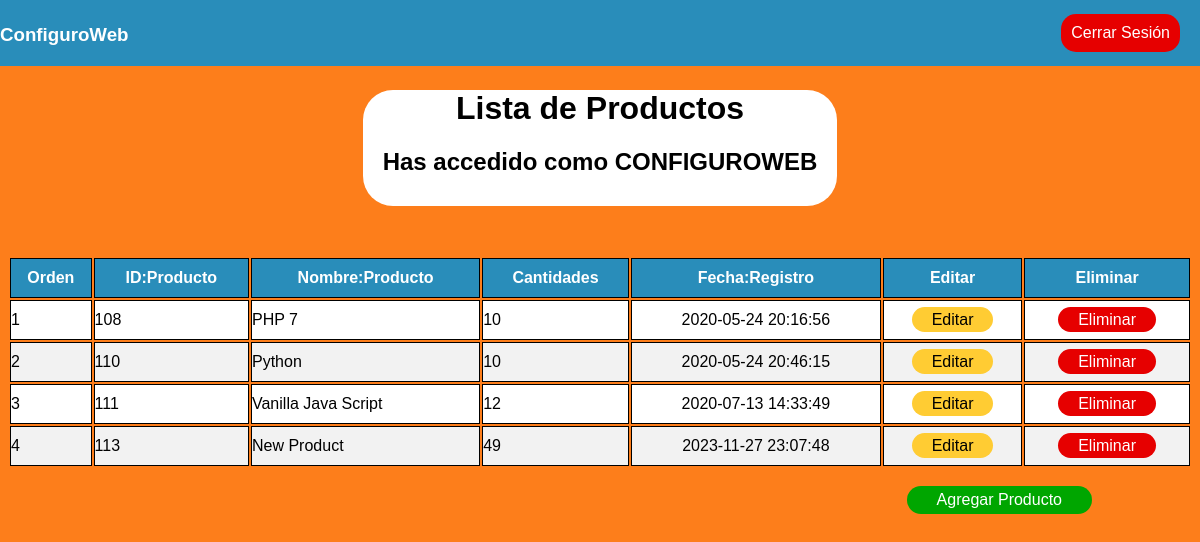
The app's page /list.php (signed in) with its own data.
### tables this page shows
CREATE TABLE `product`  (
  `id` int NOT NULL AUTO_INCREMENT,
  `proname` varchar(100) NOT NULL,
  `amount` varchar(100) NOT NULL,
  `time` timestamp(0) NOT NULL DEFAULT current_timestamp(0),
  PRIMARY KEY (`id`) USING BTREE
);

### list.php (the view, shortened to what this page needs)
<?php
require_once "Database/Database.php";
$username = $_SESSION['username'];
$sql_fetch_todos = "SELECT * FROM product ORDER BY id ASC";
$query = mysqli_query($conn, $sql_fetch_todos);
?>
<!doctype html>
<html lang="en">
<head>
</head>
<body>
    <div class="header">
        <h3>ConfiguroWeb</h3>
        <a name="" id="" class="button-logout" href="logout.php" role="button">Cerrar Sesión</a>
    </div>
    <div class="container">
        <h1>Lista de Productos</h1>
        <h2>Has accedido como <?php echo $str = strtoupper($username) ?></h2>
    </div>
    <div class="table-product">
        <table>
            <tr>
                <th scope="col">Orden</th>
                <th scope="col">ID:Producto</th>
                <th scope="col">Nombre:Producto</th>
                <th scope="col">Cantidades</th>
                <th scope="col">Fecha:Registro</th>
                <th scope="col">Editar</th>
                <th scope="col">Eliminar</th>
            </tr>
            <tbody>
                <?php
                $idpro = 1;
                while ($row = mysqli_fetch_array($query)) { ?>
                    <tr>
                        <td scope="row"><?php echo $idpro ?></td>
                        <td><?php echo $row['id'] ?></td>
                        <td><?php echo $row['proname'] ?></td>
                        <td><?php echo $row['amount'] ?></td>
                        <td class="timeregis"><?php echo $row['time'] ?></td>
                        <td class="modify"><a name="edit" id="" class="bfix" href="fix.php?id=<?php echo $row['id'] ?>&message=<?php echo $row['proname'] ?>&amount=<?php echo $row['amount']; ?> " role="button">
                                Editar
                            </a></td>
                        <td class="delete"><a name="id" id="" class="bdelete" href="main/delete.php?id=<?php echo $row['id'] ?>" role="button">
                                Eliminar
                            </a></td>
                    </tr>
                <?php
                    $idpro++;
                } ?>
            </tbody>
        </table>
        <br>
        <a name="" id="" class="Addlist" style="float:right" href="addlist.php" role="button">Agregar Producto</a>
    </div>
</body>
</html>

### list.php (style rules this page uses)
body { font-family: Arial, Helvetica, sans-serif; background-color: #fd7e1b; }
.header { position: fixed; top: 0px; left: 0px; right: 0px; height: 50px; padding: 5px 13px 11px 0px; width: 100%; color: white; font-family: Arial, Helvetica, sans-serif; margin-top: 0px; bottom: 0; background-color: #298dba; }
.button-logout { position: relative; margin-top: -50px; margin-right: 20px; float: right; text-decoration: none; border: transparent; border-radius: 15px; background-color: #e60000; padding: 10px 10px 10px 10px; color: white; transition: 0.5s; }
.container { margin: 90px auto; margin-bottom: 50px; border-radius: 30px; text-align: center; background-color: white; width: 40%; padding-bottom: 10px; }
table th, tr, td { border: 1px solid black; border-collapse: collapse; padding: 10px 0px 10px 0px; }
table { width: 100%; }
th { color: white; background-color: #298dba; }
tr { background-color: white; }
tr:nth-child(even) { background-color: #f2f2f2; }
.timeregis { text-align: center; }
.modify { text-align: center; }
.delete { text-align: center; }
.modify .bfix { border-radius: 15px; background-color: #ffcc33; color: black; text-decoration: none; padding: 4px 20px 4px 20px; transition: 0.5s; }
.delete .bdelete { border-radius: 15px; background-color: #e60000; text-decoration: none; color: white; padding: 4px 20px 4px 20px; transition: 0.5s; }
.Addlist { margin-right: 100px; padding: 5px 30px 5px 30px; border-radius: 15px; text-decoration: none; color: white; background-color: #00A600; transition: 0.5s; }

### records on screen
product: id "108", proname "PHP 7", amount "10", time "2020-05-24 20:16:56"
product: id "110", proname "Python", amount "10", time "2020-05-24 20:46:15"
product: id "111", proname "Vanilla Java Script", amount "12", time "2020-07-13 14:33:49"
product: id "113", proname "New Product", amount "49", time "2023-11-27 23:07:48"

### other values on screen
$str = strtoupper($username) "CONFIGUROWEB"
